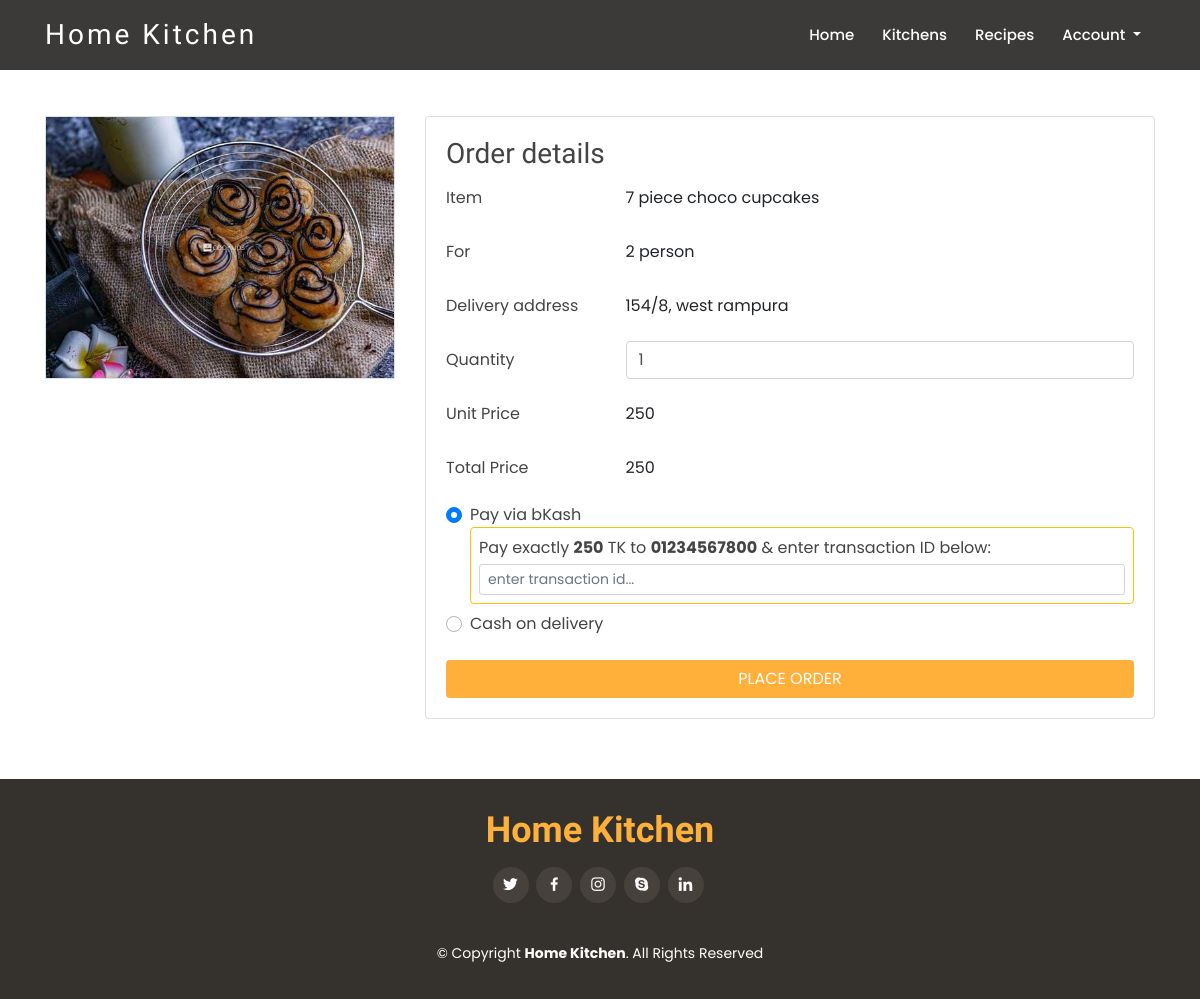
The app's page /order.php?recipe_id=5 (signed in) with its own data.
### tables this page shows
CREATE TABLE `recipe` (
  `recipe_id` int(11) NOT NULL,
  `kitchen_id` int(11) NOT NULL,
  `title` varchar(255) NOT NULL,
  `category` varchar(255) NOT NULL,
  `description` varchar(1000) NOT NULL,
  `ingredients` varchar(255) NOT NULL,
  `for_people` varchar(255) NOT NULL,
  `location` varchar(255) NOT NULL,
  `price` varchar(255) NOT NULL,
  `file` varchar(255) NOT NULL,
  `rating` varchar(255) NOT NULL DEFAULT '0',
  `rating_count` varchar(255) NOT NULL DEFAULT '0',
  `status` int(11) NOT NULL DEFAULT 1
);

CREATE TABLE `users` (
  `user_id` int(11) NOT NULL,
  `user_name` varchar(255) NOT NULL,
  `user_email` varchar(255) NOT NULL,
  `user_address` varchar(255) NOT NULL,
  `user_phone` varchar(255) NOT NULL,
  `pw` varchar(255) NOT NULL,
  `code` varchar(255) NOT NULL,
  `status` int(11) NOT NULL DEFAULT 0,
  `role` int(11) NOT NULL DEFAULT 3
);

### order.php (the view, shortened to what this page needs)
<?php
  include_once('header.php');
?>
<?php
if (isset($_GET['recipe_id'])) {
	$recipe_id = $_GET['recipe_id'];
}
elseif (isset($_SESSION['recipe_id'])) {
	$recipe_id = $_SESSION['recipe_id'];
}
?>
  <main id="main">
    <section class="mt-5">
      <div class="container">
      	<div class="row mt-2">
    <?php
        $conn = connect();
        $sql= "SELECT * FROM recipe WHERE recipe_id = '$recipe_id'";
        $result= $conn->query($sql);
        while($row = $result->fetch_assoc()) { ?>
      		<div class="col-12 col-md-4">
      			<img class="img-fluid border" src="img/recipe/<?=$row['file']?>" alt="Generic placeholder image">
      		</div>
      		<div class="col">
				<div class="card">
				  <div class="card-body">
				    <h3 class="mt-0">Order details</h3>
					<form action="order-sub.php" method="POST">
					  <div class="form-group row">
					    <label for="input1" class="col-sm-3 col-form-label">Item</label>
					    <div class="col-sm-9">
					      <input type="text" readonly class="form-control-plaintext" id="input1" value="<?=$row['title']?>">
					    </div>
					  </div>
            <div class="form-group row">
              <label for="input0" class="col-sm-3 col-form-label">For</label>
              <div class="col-sm-9">
                <input type="text" readonly class="form-control-plaintext" id="input0" value="<?=$row['for_people']?> person">
              </div>
            </div>
					  <div class="form-group row">
					    <label for="input3" class="col-sm-3 col-form-label">Delivery address</label>
					    <div class="col-sm-9">
					    <?php
					    	$id = $_SESSION['id'];
					    	$sql2= "SELECT * FROM users WHERE user_id = '$id'";
        					$result2= $conn->query($sql2);
        					while($row2 = $result2->fetch_assoc()) { ?>
        						<input type="text" readonly class="form-control-plaintext" id="input3" value="<?=$row2['user_address']?>">
        			  <?php }
					    ?>
					    </div>
					  </div>
            <div class="form-group row">
              <label for="quantity" class="col-sm-3 col-form-label">Quantity</label>
              <div class="col-sm-9">
                <input type="number" class="form-control" id="quantity" name="quantity" value="1" min="1" max="10" required onchange="orderFunction();">
              </div>
            </div>
					  <div class="form-group row">
					    <label for="price" class="col-sm-3 col-form-label">Unit Price</label>
					    <div class="col-sm-9">
					      <input type="text" readonly class="form-control-plaintext" id="price" name="price" value="<?=$row['price']?>">
					    </div>
					  </div>
            <div class="form-group row">
              <label for="totalprice" class="col-sm-3 col-form-label">Total Price</label>
              <div class="col-sm-9">
                <input type="text" readonly class="form-control-plaintext" id="totalprice" name="totalprice" value="<?=$row['price']?>">
              </div>
            </div>
					<div class="custom-control custom-radio">
					  <label class="custom-control-label" for="bkash">Pay via bKash</label>
					  <div id="bkashdiv" class="border border-warning rounded p-2">
					  		<p class="m-0">Pay exactly <b id="totalprice2"><?=$row['price']?></b> TK to <b>01234567800</b> & enter transaction ID below:</p>
					  		<input type="text" class="form-control form-control-sm mt-1" id="tranid" name="tranid" placeholder="enter transaction id...">
					  </div>
					</div>
					<div class="custom-control custom-radio">
					  <label class="custom-control-label mt-2" for="cash">Cash on delivery</label>
					</div>
					<button class="btn btn-custom btn-block mt-4">Place Order</button>
					</form>
				  </div>
				</div>
      		</div>
  <?php }
    ?>
      	</div>
      </div>
    </section>
  </main>
<?php
  include_once('footer.php');
?>

### assets/css/style.css (style rules this page uses)
.btn-custom { background: #ffb03b; color: #fff; text-transform: uppercase; transition: 0.3s; }
body { font-family: "Poppins", sans-serif; color: #444444; }
h1, h2, h3, h4, h5, h6 { font-family: "Satisfy", sans-serif; }
section { padding: 60px 0; }

### records on screen
recipe: file (picture), title "7 piece choco cupcakes", for_people "2 person", price "250", totalprice "250"
users: user_address "154/8, west rampura"
